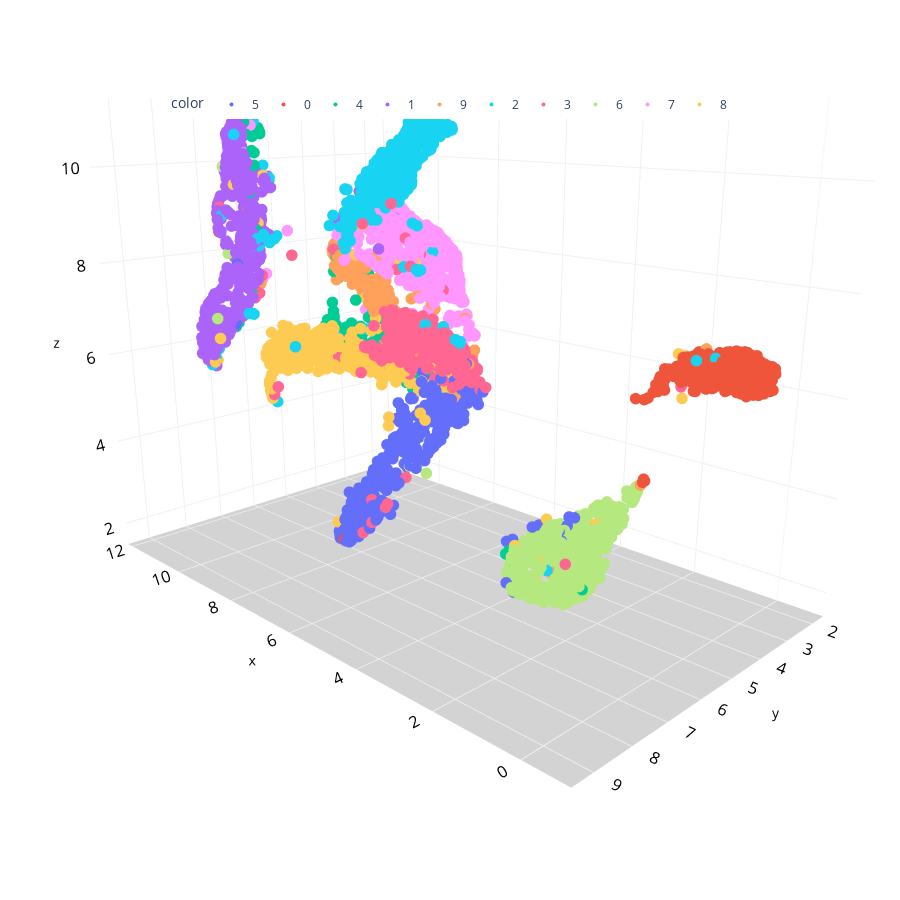

The notebook cell saved with this chart:
### Code cell
### Step 2 - Visualization in a 3D interactive scatter plot
data_visualize(umap_results,y_train)

### Figure 1 — Plotly figure (JSON) as saved in the notebook; plotly's stock layout.template omitted (floating-point values rounded to 4 significant figures; data arrays with more than 128 entries replaced by an {"elided": "..."} marker saying what was removed)
{"data": [{"hovertemplate": "color=5<br>x=%{x}<br>y=%{y}<br>z=%{z}<extra></extra>", "legendgroup": "5", "marker": {"color": "#636efa", "size": 4, "symbol": "circle"}, "mode": "markers", "name": "5", "scene": "scene", "showlegend": true, "type": "scatter3d", "x": {"elided": "514 float values"}, "y": {"elided": "514 float values"}, "z": {"elided": "514 float values"}}, {"hovertemplate": "color=0<br>x=%{x}<br>y=%{y}<br>z=%{z}<extra></extra>", "legendgroup": "0", "marker": {"color": "#EF553B", "size": 4, "symbol": "circle"}, "mode": "markers", "name": "0", "scene": "scene", "showlegend": true, "type": "scatter3d", "x": {"elided": "592 float values"}, "y": {"elided": "592 float values"}, "z": {"elided": "592 float values"}}, {"hovertemplate": "color=4<br>x=%{x}<br>y=%{y}<br>z=%{z}<extra></extra>", "legendgroup": "4", "marker": {"color": "#00cc96", "size": 4, "symbol": "circle"}, "mode": "markers", "name": "4", "scene": "scene", "showlegend": true, "type": "scatter3d", "x": {"elided": "623 float values"}, "y": {"elided": "623 float values"}, "z": {"elided": "623 float values"}}, {"hovertemplate": "color=1<br>x=%{x}<br>y=%{y}<br>z=%{z}<extra></extra>", "legendgroup": "1", "marker": {"color": "#ab63fa", "size": 4, "symbol": "circle"}, "mode": "markers", "name": "1", "scene": "scene", "showlegend": true, "type": "scatter3d", "x": {"elided": "671 float values"}, "y": {"elided": "671 float values"}, "z": {"elided": "671 float values"}}, {"hovertemplate": "color=9<br>x=%{x}<br>y=%{y}<br>z=%{z}<extra></extra>", "legendgroup": "9", "marker": {"color": "#FFA15A", "size": 4, "symbol": "circle"}, "mode": "markers", "name": "9", "scene": "scene", "showlegend": true, "type": "scatter3d", "x": {"elided": "601 float values"}, "y": {"elided": "601 float values"}, "z": {"elided": "601 float values"}}, {"hovertemplate": "color=2<br>x=%{x}<br>y=%{y}<br>z=%{z}<extra></extra>", "legendgroup": "2", "marker": {"color": "#19d3f3", "size": 4, "symbol": "circle"}, "mode": "markers", "name": "2", "scene": "scene", "showlegend": true, "type": "scatter3d", "x": {"elided": "581 float values"}, "y": {"elided": "581 float values"}, "z": {"elided": "581 float values"}}, {"hovertemplate": "color=3<br>x=%{x}<br>y=%{y}<br>z=%{z}<extra></extra>", "legendgroup": "3", "marker": {"color": "#FF6692", "size": 4, "symbol": "circle"}, "mode": "markers", "name": "3", "scene": "scene", "showlegend": true, "type": "scatter3d", "x": {"elided": "608 float values"}, "y": {"elided": "608 float values"}, "z": {"elided": "608 float values"}}, {"hovertemplate": "color=6<br>x=%{x}<br>y=%{y}<br>z=%{z}<extra></extra>", "legendgroup": "6", "marker": {"color": "#B6E880", "size": 4, "symbol": "circle"}, "mode": "markers", "name": "6", "scene": "scene", "showlegend": true, "type": "scatter3d", "x": {"elided": "608 float values"}, "y": {"elided": "608 float values"}, "z": {"elided": "608 float values"}}, {"hovertemplate": "color=7<br>x=%{x}<br>y=%{y}<br>z=%{z}<extra></extra>", "legendgroup": "7", "marker": {"color": "#FF97FF", "size": 4, "symbol": "circle"}, "mode": "markers", "name": "7", "scene": "scene", "showlegend": true, "type": "scatter3d", "x": {"elided": "651 float values"}, "y": {"elided": "651 float values"}, "z": {"elided": "651 float values"}}, {"hovertemplate": "color=8<br>x=%{x}<br>y=%{y}<br>z=%{z}<extra></extra>", "legendgroup": "8", "marker": {"color": "#FECB52", "size": 4, "symbol": "circle"}, "mode": "markers", "name": "8", "scene": "scene", "showlegend": true, "type": "scatter3d", "x": {"elided": "551 float values"}, "y": {"elided": "551 float values"}, "z": {"elided": "551 float values"}}], "layout": {"height": 900, "legend": {"orientation": "h", "title": {"text": "color"}, "tracegroupgap": 0, "x": 0.5, "xanchor": "center", "y": 0.9, "yanchor": "top"}, "margin": {"b": 0, "l": 0, "r": 0, "t": 0}, "scene": {"camera": {"center": {"x": 0, "y": 0, "z": -0.2}, "eye": {"x": -1.5, "y": 1.5, "z": 0.5}, "up": {"x": 0, "y": 0, "z": 1}}, "domain": {"x": [0, 1], "y": [0, 1]}, "xaxis": {"backgroundcolor": "white", "color": "black", "gridcolor": "#f0f0f0", "tickfont": {"size": 14}, "title": {"font": {"size": 14}, "text": "x"}}, "yaxis": {"backgroundcolor": "white", "color": "black", "gridcolor": "#f0f0f0", "tickfont": {"size": 14}, "title": {"font": {"size": 14}, "text": "y"}}, "zaxis": {"backgroundcolor": "lightgrey", "color": "black", "gridcolor": "#f0f0f0", "tickfont": {"size": 14}, "title": {"font": {"size": 14}, "text": "z"}}}, "showlegend": true, "title": {"text": "Scatter 3D Plot"}, "width": 900}}
